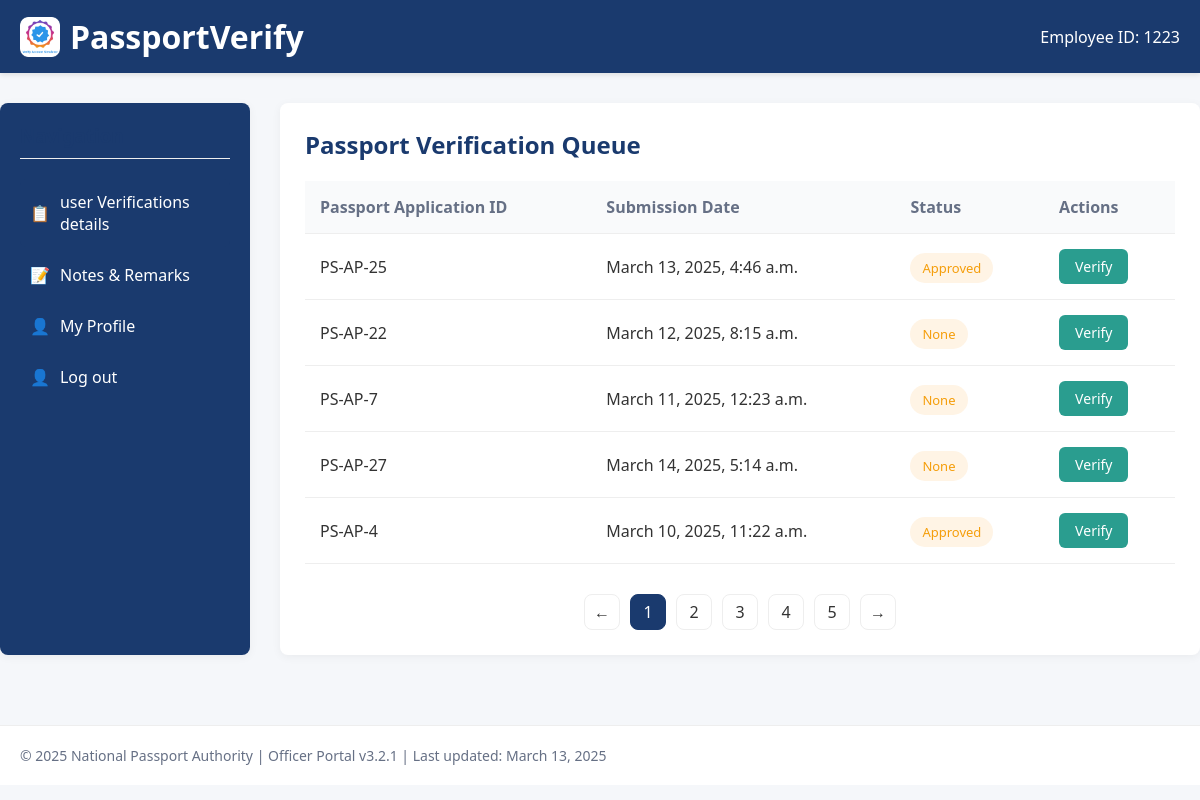
Before: /verification/dashboard_verifer/ (signed in) with the older database file.
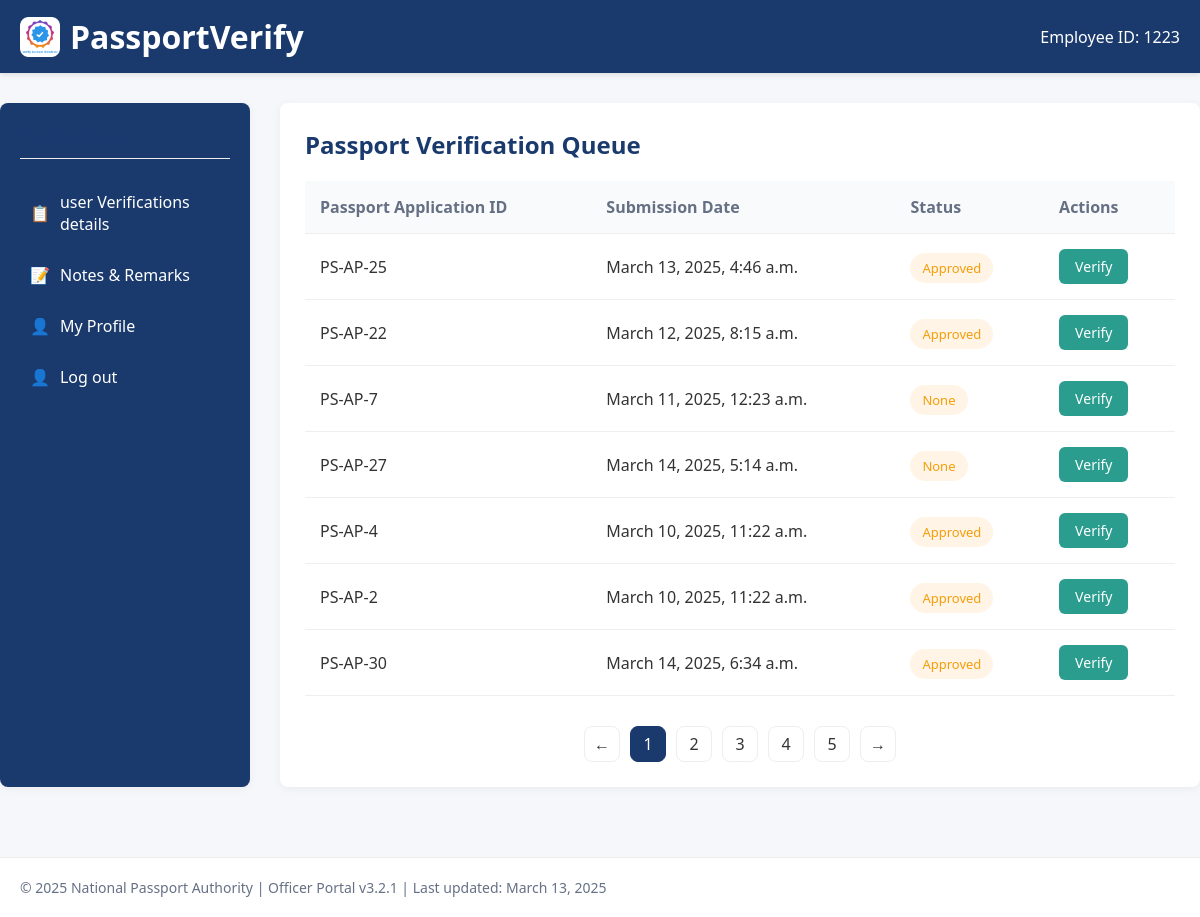
After: the same page with the newer database file.
### verification_app/models.py (models this page shows)
class PassportVerification(models.Model):
    VERIFIED = 'Verified'
    REJECTED = 'Rejected'
    VERIFICATION_STATUS_CHOICES = [
        (VERIFIED, 'Verified'),
        (REJECTED, 'Rejected'),
    ]
    ADMIN_PENDING = 'Pending'
    ADMIN_APPROVED = 'Approved'
    ADMIN_REJECTED = 'Rejected'
    ADMIN_VERIFICATION_CHOICES = [
        (ADMIN_PENDING, 'Pending'),
        (ADMIN_APPROVED, 'Approved'),
        (ADMIN_REJECTED, 'Rejected'),
    ]
    application_id = models.CharField(max_length=20, unique=True)
    passport_application = models.ForeignKey(PassportApplication, on_delete=models.CASCADE)
    verification_officer = models.ForeignKey(Employee, on_delete=models.CASCADE)
    verification_date_time = models.DateTimeField(auto_now=True)
    verification_status = models.CharField(max_length=20, choices=VERIFICATION_STATUS_CHOICES, blank=True, null=True)  # Limit to Verified/Rejected
    remarks = models.TextField(blank=True, null=True)
    admin_verification = models.CharField(max_length=20, choices=ADMIN_VERIFICATION_CHOICES,  blank=True, null=True)  # Limit to Pending/Approved/Rejected
    admin_remarks = models.TextField(blank=True, null=True)
    def __str__(self):
        return f"Verification for {self.application_id}"

### user_app/models.py (models this page shows, shortened)
class PassportApplication(models.Model):
    GENDER_CHOICES = [
        ('M', 'Male'),
        ('F', 'Female'),
        ('O', 'Other'),
    ]
    MARITAL_STATUS_CHOICES = [
        ('single', 'Single'),
        ('married', 'Married'),
        ('divorced', 'Divorced'),
        ('widowed', 'Widowed'),
        ('separated', 'Separated'),
    ]
    ID_TYPE_CHOICES = [
        ('aadhar', 'Aadhar Card'),
        ('pan', 'PAN Card'),
        ('passport', 'Passport'),
        ('voter', 'Voter ID'),
        ('driving', 'Driving License'),
        ('other', 'Other'),
    ]
    PASSPORT_TYPE_CHOICES = [
        ('regular', 'Regular'),
        ('official', 'Official'),
        ('diplomatic', 'Diplomatic'),
    ]
    PAGE_COUNT_CHOICES = [
        ('standard', 'Standard (36 pages)'),
        ('extra', 'Extra (60 pages)'),
    ]
    TRAVEL_PURPOSE_CHOICES = [
        ('tourism', 'Tourism'),
        ('business', 'Business'),
        ('study', 'Study'),
        ('employment', 'Employment'),
        ('family', 'Family Visit'),
        ('other', 'Other'),
    ]
    PAYMENT_METHOD_CHOICES = [
        ('online', 'Online Payment (Credit/Debit Card)'),
        ('bankTransfer', 'Bank Transfer'),
        ('challan', 'Bank Challan'),
    ]
    first_name = models.CharField(max_length=100)
    middle_name = models.CharField(max_length=100, blank=True)
    last_name = models.CharField(max_length=100)
    date_of_birth = models.DateField()
    city_of_birth = models.CharField(max_length=100)
    state_of_birth = models.CharField(max_length=100)
    country_of_birth = models.CharField(max_length=100)
    gender = models.CharField(max_length=1, choices=GENDER_CHOICES)
    marital_status = models.CharField(max_length=20, choices=MARITAL_STATUS_CHOICES)
    nationality = models.CharField(max_length=100)
    occupation = models.CharField(max_length=100)
    address_line1 = models.CharField(max_length=200)
    address_line2 = models.CharField(max_length=200, blank=True)
    city = models.CharField(max_length=100)
    state = models.CharField(max_length=100)
    postal_code = models.CharField(max_length=20)
    country = models.CharField(max_length=100)
    phone_number = models.CharField(max_length=20)
    email = models.EmailField()
    id_type = models.CharField(max_length=20, choices=ID_TYPE_CHOICES)
    id_number = models.CharField(max_length=100)
    aadhar_number = models.CharField(
        max_length=12,null=True,blank=True,
        validators=[RegexValidator(r'^\d{12}$', 'Aadhar Number must be exactly 12 digits.')]
    )
    pan_number = models.CharField(
        max_length=10,null=True,blank=True,
        validators=[RegexValidator(r'^[A-Z0-9]{10}$', 'PAN Number must be exactly 10 alphanumeric characters.')]
    )
    father_name = models.CharField(max_length=200)
    mother_name = models.CharField(max_length=200)
    father_nationality = models.CharField(max_length=100)
    mother_nationality = models.CharField(max_length=100)
    father_passport_number = models.CharField(max_length=30, blank=True)
    mother_passport_number = models.CharField(max_length=30, blank=True)
    emergency_contact_name = models.CharField(max_length=200)
    emergency_contact_relationship = models.CharField(max_length=100)
    emergency_contact_phone = models.CharField(max_length=20)
    emergency_contact_address = models.CharField(max_length=300)
    passport_type = models.CharField(max_length=20, choices=PASSPORT_TYPE_CHOICES)
    page_count = models.CharField(max_length=20, choices=PAGE_COUNT_CHOICES)
    travel_purpose = models.CharField(max_length=20, choices=TRAVEL_PURPOSE_CHOICES)
    proof_of_identity = models.JSONField(default=list)  # Stores list of selected document types
    proof_of_address = models.JSONField(default=list)   # Stores list of selected document types
    additional_documents = models.TextField(blank=True)
    payment_method = models.JSONField(default=list)  # Stores selected payment methods
    expedited_service = models.BooleanField(default=False)
    total_amount = models.DecimalField(max_digits=10, decimal_places=2, default=0.0)  # New Field
    signature_file = models.ImageField(upload_to='signatures/', blank=True, null=True)
    application_date = models.DateField()
    parental_consent = models.BooleanField(default=False)
    terms_agreed = models.BooleanField(default=False)
    created_at = models.DateTimeField(auto_now_add=True)
    updated_at = models.DateTimeField(auto_now=True)
    application_status = models.CharField(max_length=20, default='draft')
    user = models.ForeignKey(PassportRegistration, on_delete=models.CASCADE, blank=True, null=True)

### verification_app/views.py (the view)
# urls.py: path('dashboard_verifer/',views.dashboard_verifier_view,name='dashboard_verifer'),
def dashboard_verifier_view(request):
    passport_applications = PassportApplication.objects.all()
    emp_id = request.session.get('emp_id')
    verification_officer = Employee.objects.get(employee_id=emp_id)
    print(verification_officer.id)
    passport_verification = PassportVerification.objects.filter(verification_officer=verification_officer)
    print(passport_verification)
    context = {
        'passport_applications': passport_applications,
        'passport_verification': passport_verification,
    }
    return render(request,'dashboard_verifier.html', context)

### verification_app/templates/dashboard_verifier.html (shortened to what this page needs)
<!DOCTYPE html>
<html lang="en">
    {% load static %}
<head>
</head>
<body>
    <header>
        <div class="container header-content">
            <div class="logo">
                <img src="{% static 'image/verifer_logo.png' %}" alt="Passport Authority Logo">
                <h1>PassportVerify</h1>
            </div>
            <div class="user-info">
                <span>Employee ID: {{request.session.emp_id}}</span>
            </div>
        </div>
    </header>
    <main class="main-content container">
        <div class="dashboard">
            <aside class="sidebar">
                <h3>Navigation</h3>
                <a href="#" class="menu-item active">
                    <span>📋</span> user Verifications details
                </a>
                 <a href="#" class="menu-item">
                    <span>📝</span> Notes & Remarks
                </a>
                <a href="#" class="menu-item">
                    <span>👤</span> My Profile
                </a>
                <a href="{% url 'verifier_logout' %}" class="menu-item">
                    <span>👤</span> Log out
                </a>
            </aside>
            <section class="verification-area">
                <div class="section-header">
                    <h2 class="section-title">Passport Verification Queue</h2>
                </div>
                <table class="applications-table">
                    <thead>
                        <tr>
                            <th>Passport Application ID</th>
                            <th>Submission Date</th>
                            <th>Status</th>
                            <th>Actions</th>
                        </tr>
                    </thead>
                    <tbody>
                        {% for d in passport_verification %}
                        <tr>
                            <td>PS-AP-{{d.application_id}}</td>
                            <td>{{d.passport_application.created_at}}</td>
                            <td><span class="status-badge status-pending">{{d.verification_status}}</span></td>
                            <td>
                                <a href="{% url 'status_update' p_id=d.id %}"><button class="action-btn btn-verify">Verify</button></a>
                            </td>
                        </tr>
                        {% endfor %}
                    </tbody>
                </table>
                <div class="pagination">
                    <div class="page-item">←</div>
                    <div class="page-item active">1</div>
                    <div class="page-item">2</div>
                    <div class="page-item">3</div>
                    <div class="page-item">4</div>
                    <div class="page-item">5</div>
                    <div class="page-item">→</div>
                </div>
            </section>
        </div>
    </main>
    <footer>
        <div class="container">
            <p>© 2025 National Passport Authority | Officer Portal v3.2.1 | Last updated: March 13, 2025</p>
        </div>
    </footer>
</body>
</html>

Changed rows visible on the page:
changed PassportVerification "March 12, 2025, 8:15 a.m.": verification_status "None" → "Approved"
added PassportVerification: application_id "2", passport_application.created_at "March 10, 2025, 11:22 a.m.", verification_status "Approved"
added PassportVerification: application_id "30", passport_application.created_at "March 14, 2025, 6:34 a.m.", verification_status "Approved"
